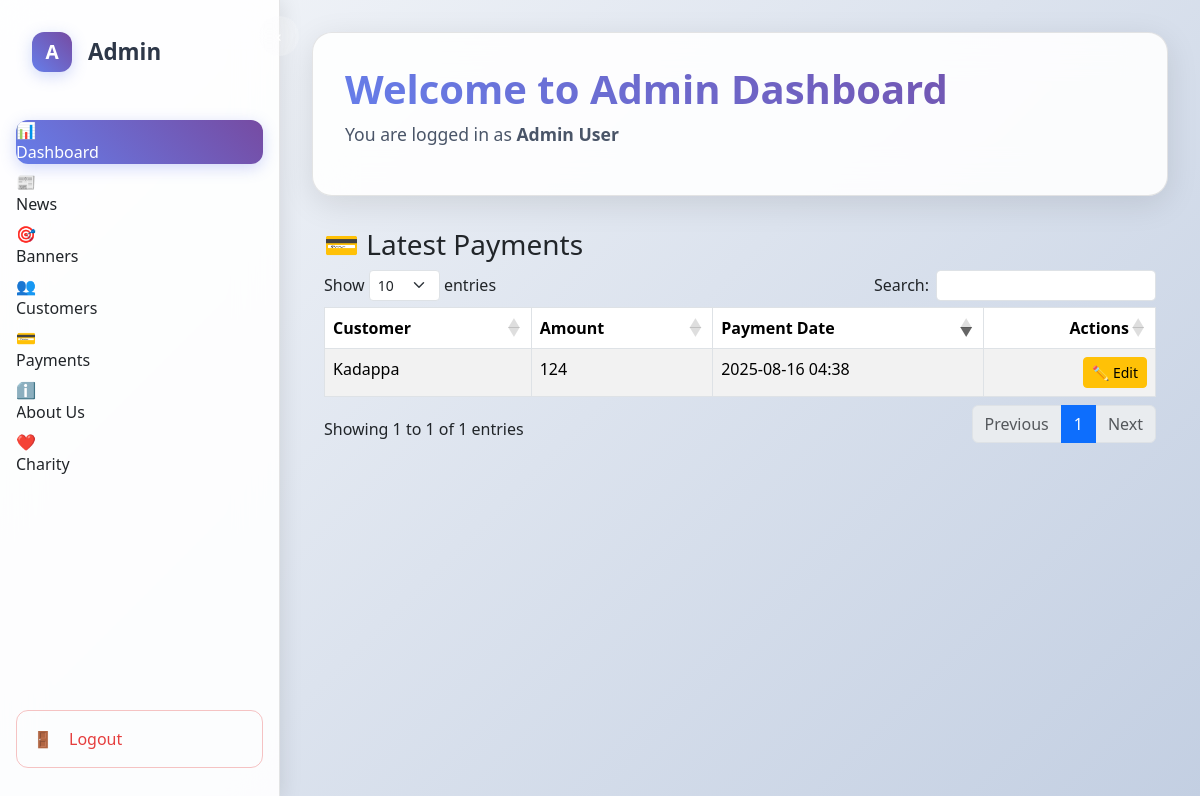
The page /payments/ on the database its author committed.
### accounts/models.py (models this page shows, shortened)
class Payment(models.Model):
    customer = models.ForeignKey(Customer, on_delete=models.CASCADE, related_name="payments")
    payment_date = models.DateTimeField()
    amount = models.IntegerField()
    is_active= models.BooleanField(default=True)
    created_at = models.DateTimeField(auto_now_add=True)
    updated_at = models.DateTimeField(auto_now=True)

class Customer(models.Model):
    user = models.OneToOneField(User, related_name="customer_profile", on_delete=models.CASCADE, blank=True, null=True)
    CASTE_CHOICES = (
        ("Mudaliar", "Mudaliar"),
        ("Chetty", "Chetty"),
        ("Devanga", "Devanga"),
        ("Ezhavas_Thiyas", "Ezhavas & Thiyas"),
        ("Thandan", "Thandan"),
    )
    MARITAL_STATUS_CHOICES = (
        ("Single", "Single"),
        ("Divorced", "Divorced"),
    )
    STAR_CHOICES = (
        ("Aswathi", "Aswathi"),
        ("Bharani", "Bharani"),
        ("Karthika", "Karthika"),
        ("Rohini", "Rohini"),
        ("Makayiram", "Makayiram"),
        ("Thiruvathira", "Thiruvathira"),
        ("Punartham", "Punartham"),
        ("Pooyam", "Pooyam"),
        ("Aayilyam", "Aayilyam"),
        ("Makam", "Makam"),
        ("Pooram", "Pooram"),
        ("Uthram", "Uthram"),
        ("Atham", "Atham"),
        ("Chittira", "Chittira"),
        ("Chothi", "Chothi"),
        ("Vishakam", "Vishakam"),
        ("Anizham", "Anizham"),
        ("Thiruketta", "Thiruketta"),
        ("Moolam", "Moolam"),
        ("Pooradam", "Pooradam"),
        ("Uthradam", "Uthradam"),
        ("Thiruvonam", "Thiruvonam"),
        ("Avittam", "Avittam"),
        ("Chathayam", "Chathayam"),
        ("Pooruruttathi", "Pooruruttathi"),
        ("Uthrattathi", "Uthrattathi"),
        ("Revathi", "Revathi"),
    )
    father_name = models.CharField(max_length=256, blank=True, null=True)
    age = models.IntegerField(blank=True, null=True)
    gender = models.CharField(max_length=256, blank=True, null=True)
    contact_no = models.CharField(max_length=10, blank=True, null=True)
    description = models.CharField(max_length=256, blank=True, null=True)
    profile_image = models.ImageField(upload_to="profile_images/", null=True, blank=True)
    id_proof = models.CharField(max_length=256, blank=True, null=True)
    address = models.CharField(max_length=300, blank=True, null=True)
    star = models.CharField(max_length=50, choices=STAR_CHOICES, blank=True, null=True)
    married_sisters = models.CharField(max_length=250, blank=True, null=True)
    married_brothers = models.CharField(max_length=250, blank=True, null=True)
    no_sisters = models.CharField(max_length=250, blank=True, null=True)
    no_brothers = models.CharField(max_length=250, blank=True, null=True)
    mother_job = models.CharField(max_length=250, blank=True, null=True)
    father_job = models.CharField(max_length=250, blank=True, null=True)
    mother_name = models.CharField(max_length=250, blank=True, null=True)
    landline_no = models.IntegerField(blank=True, null=True)
    year = models.CharField(max_length=250, blank=True, null=True)
    school = models.CharField(max_length=250, blank=True, null=True)
    education = models.CharField(max_length=250, blank=True, null=True)
    income = models.CharField(max_length=250, blank=True, null=True)
    job_city = models.CharField(max_length=250, blank=True, null=True)
    job_department = models.CharField(max_length=250, blank=True, null=True)
    company = models.CharField(max_length=250, blank=True, null=True)
    job = models.CharField(max_length=250, blank=True, null=True)
    caste = models.CharField(max_length=250, choices=CASTE_CHOICES, blank=True, null=True)
    marital_status = models.CharField(max_length=50, choices=MARITAL_STATUS_CHOICES, blank=True, null=True)
    physical_condition = models.CharField(max_length=250, blank=True, null=True)
    weight = models.CharField(max_length=250, blank=True, null=True)
    complexion = models.CharField(max_length=250, blank=True, null=True)
    height = models.CharField(max_length=250, blank=True, null=True)
    time_birth = models.CharField(max_length=250, blank=True, null=True)
    place_birth = models.CharField(max_length=250, blank=True, null=True)
    dob = models.CharField(max_length=250, blank=True, null=True)
    district = models.CharField(max_length=250, blank=True, null=True)
    city = models.CharField(max_length=250, blank=True, null=True)
    post = models.CharField(max_length=250, blank=True, null=True)
    pin_code = models.CharField(max_length=250, blank=True, null=True)
    street = models.CharField(max_length=250, blank=True, null=True)
    house_name = models.CharField(max_length=250, blank=True, null=True)
    STATUS_CHOICES = (
        (0, "Pending"),
        (1, "Approved"),
    )
    status = models.IntegerField(choices=STATUS_CHOICES, default=0)
    is_active= models.BooleanField(default=True)
    created = models.DateTimeField(auto_now_add=True, blank=True, null=True)
    updated = models.DateTimeField(auto_now=True, blank=True, null=True)
    dosham = models.CharField(max_length=50, blank=True, null=True)

class User(AbstractUser):
    is_superadmin = models.BooleanField(default=False)
    is_customer = models.BooleanField(default=False)

### accounts/views.py (the view)
# urls.py: path("payments/", views.payments_list, name="payments_list"),
def payments_list(request):
    latest_dates = Payment.objects.filter(is_active=True).values("customer").annotate(
        latest_date=Max("payment_date")
    )
    latest_payments = Payment.objects.filter(
        is_active=True,
        payment_date__in=[item["latest_date"] for item in latest_dates]
    ).select_related("customer", "customer__user")
    return render(request, "super_admin/payments_list.html", {
        "payments": latest_payments
    })

### templates/super_admin/payments_list.html (shortened to what this page needs)
<!DOCTYPE html>
<html lang="en">
<head>
</head>
<body>
    <div class="dashboard-container">
        <aside class="sidebar" id="sidebar">
            <button class="toggle-btn" onclick="toggleSidebar()">
                <span id="toggle-icon">‹</span>
            </button>
            <div class="sidebar-header">
                <div class="logo">A</div>
                <span class="logo-text">Admin</span>
            </div>
            <nav role="navigation">
                <ul class="nav-menu">
                    <li class="nav-item">
                        <a href="/super-admin/dashboard/" class="nav-link active" onclick="setActive(this)">
                            <span class="nav-icon">📊</span>
                            <span class="nav-text">Dashboard</span>
                        </a>
                    </li>
                    <li class="nav-item">
                        <a href="/news/" class="nav-link" onclick="setActive(this)">
                            <span class="nav-icon">📰</span>
                            <span class="nav-text">News</span>
                        </a>
                    </li>
                    <li class="nav-item">
                        <a href="/banners/" class="nav-link" onclick="setActive(this)">
                            <span class="nav-icon">🎯</span>
                            <span class="nav-text">Banners</span>
                        </a>
                    </li>
                    <li class="nav-item">
                        <a href="/customers/" class="nav-link" onclick="setActive(this)">
                            <span class="nav-icon">👥</span>
                            <span class="nav-text">Customers</span>
                        </a>
                    </li>
                    <li class="nav-item">
    <a href="{% url 'payments_list' %}" class="nav-link" onclick="setActive(this)">
        <span class="nav-icon">💳</span>
        <span class="nav-text">Payments</span>
    </a>
</li>
                    <li class="nav-item">
                        <a href="/about-us/" class="nav-link" onclick="setActive(this)">
                            <span class="nav-icon">ℹ️</span>
                            <span class="nav-text">About Us</span>
                        </a>
                    </li>
                    <li class="nav-item">
                        <a href="#" class="nav-link" onclick="setActive(this)">
                            <span class="nav-icon">❤️</span>
                            <span class="nav-text">Charity</span>
                        </a>
                    </li>
                </ul>
            </nav>
            <div class="logout-section">
                <a href="#" class="logout-link" onclick="confirmLogout(event)">
                    <span class="nav-icon">🚪</span>
                    <span class="nav-text">Logout</span>
                </a>
            </div>
        </aside>
<main class="main-content">
    <div class="header">
        <h1>Welcome to Admin Dashboard</h1>
        <p>You are logged in as <strong>Admin User</strong></p>
    </div>
    <div class="container mt-4">
        <h3>💳 Latest Payments</h3>
        <table id="paymentsTable" class="table table-striped table-bordered">
            <thead>
                <tr>
                    <th>Customer</th>
                    <th>Amount</th>
                    <th>Payment Date</th>
                    <th style="text-align: right;">Actions</th>
                </tr>
            </thead>
            <tbody>
                {% for payment in payments %}
                <tr>
                    <td>{{ payment.customer.user.first_name }} {{ payment.customer.user.last_name }}</td>
                    <td>{{ payment.amount }}</td>
                    <td>{{ payment.payment_date|date:"Y-m-d H:i" }}</td>
                    <td style="text-align: right;">
                        <button
                            type="button"
                            class="btn btn-sm btn-warning editPaymentBtn"
                            data-id="{{ payment.id }}"
                            data-amount="{{ payment.amount }}"
                            data-date="{{ payment.payment_date|date:'Y-m-d\TH:i' }}"
                            data-bs-toggle="modal"
                            data-bs-target="#editPaymentModal">
                            ✏️ Edit
                        </button>
                    </td>
                </tr>
                {% endfor %}
            </tbody>
        </table>
    </div>
</main>
<link href="https://cdn.jsdelivr.net/npm/bootstrap@5.3.3/dist/css/bootstrap.min.css" rel="stylesheet">
            <link rel="stylesheet" href="https://cdn.datatables.net/1.13.4/css/dataTables.bootstrap5.min.css">
</body>
</html>

### templates/super_admin/payments_list.html (style rules this page uses)
* { margin: 0; padding: 0; box-sizing: border-box; }
body { font-family: 'Segoe UI', Tahoma, Geneva, Verdana, sans-serif; background: linear-gradient(135deg, #f5f7fa 0%, #c3cfe2 100%); min-height: 100vh; overflow-x: hidden; }
.dashboard-container { display: flex; min-height: 100vh; }
.sidebar { width: 280px; background: rgba(255, 255, 255, 0.9); backdrop-filter: blur(20px); border-right: 1px solid rgba(0, 0, 0, 0.1); padding: 2rem 0; position: fixed; height: 100vh; z-index: 1000; transition: all 0.3s ease; box-shadow: 2px 0 20px rgba(0, 0, 0, 0.1); }
.sidebar-header { padding: 0 2rem; margin-bottom: 3rem; display: flex; align-items: center; gap: 1rem; }
.logo { width: 40px; height: 40px; background: linear-gradient(45deg, #667eea, #764ba2); border-radius: 12px; display: flex; align-items: center; justify-content: center; color: white; font-weight: bold; font-size: 1.2rem; box-shadow: 0 4px 15px rgba(102, 126, 234, 0.3); }
.logo-text { color: #2d3748; font-size: 1.4rem; font-weight: 600; transition: opacity 0.3s ease; }
.nav-menu { list-style: none; padding: 0 1rem; }
.nav-item { margin-bottom: 0.5rem; }
.nav-link { display: flex; align-items: center; gap: 1rem; padding: 1rem; color: #4a5568; text-decoration: none; border-radius: 12px; transition: all 0.3s ease; position: relative; overflow: hidden; }
.nav-link.active { background: linear-gradient(45deg, #667eea, #764ba2); color: white; box-shadow: 0 4px 15px rgba(102, 126, 234, 0.3); }
.nav-icon { width: 20px; height: 20px; display: flex; align-items: center; justify-content: center; }
.nav-text { transition: opacity 0.3s ease; }
.logout-section { position: absolute; bottom: 2rem; left: 1rem; right: 1rem; }
.logout-link { display: flex; align-items: center; gap: 1rem; padding: 1rem; color: #e53e3e; text-decoration: none; border-radius: 12px; transition: all 0.3s ease; border: 1px solid rgba(229, 62, 62, 0.3); }
.main-content { flex: 1; margin-left: 280px; padding: 2rem; transition: margin-left 0.3s ease; }
.header { background: rgba(255, 255, 255, 0.9); backdrop-filter: blur(20px); border-radius: 20px; padding: 2rem; margin-bottom: 2rem; border: 1px solid rgba(0, 0, 0, 0.1); box-shadow: 0 8px 32px rgba(0, 0, 0, 0.1); }
.header h1 { color: #2d3748; font-size: 2.5rem; font-weight: 700; margin-bottom: 0.5rem; background: linear-gradient(45deg, #667eea, #764ba2); -webkit-background-clip: text; -webkit-text-fill-color: transparent; background-clip: text; }
.header p { color: #4a5568; font-size: 1.1rem; }
.toggle-btn { position: absolute; top: 1rem; right: -20px; width: 40px; height: 40px; background: rgba(255, 255, 255, 0.1); backdrop-filter: blur(20px); border: none; border-radius: 50%; color: white; cursor: pointer; display: flex; align-items: center; justify-content: center; transition: all 0.3s ease; z-index: 1001; }

### rows shown on the page
Payment: customer.user.first_name "Kadappa", amount "124", payment_date "2025-08-16 04:38"
